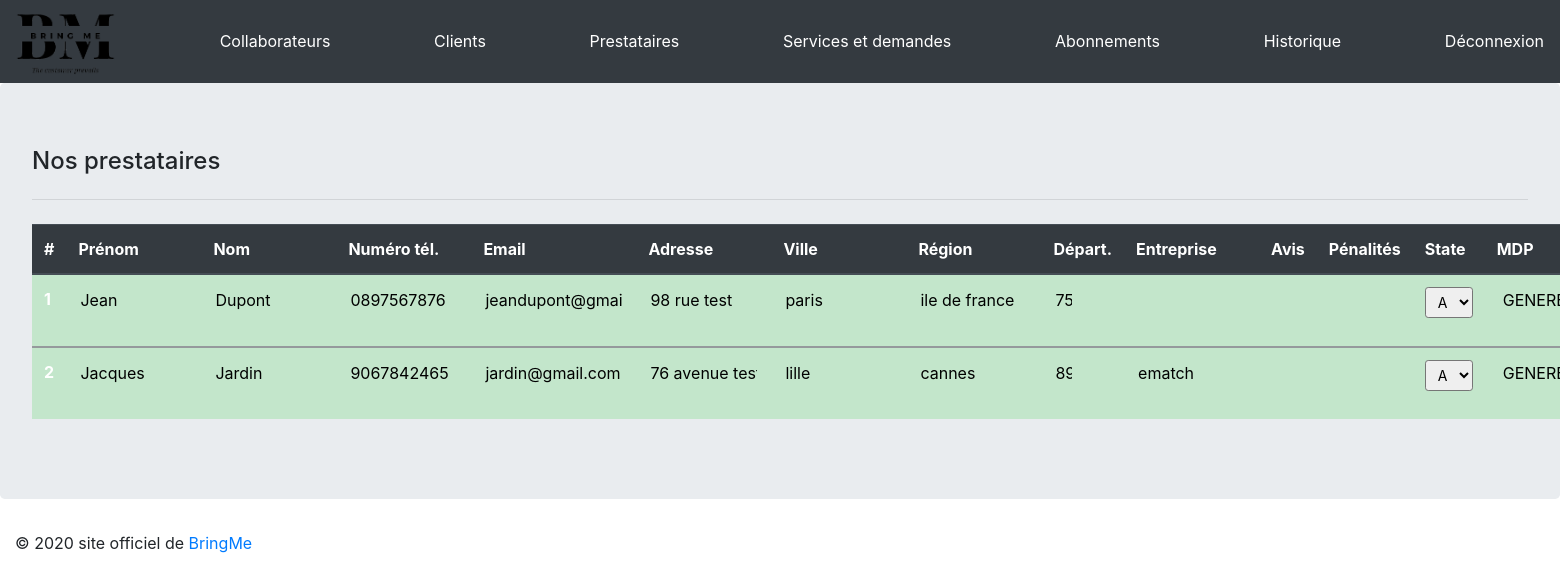
Before: /back/prestataires.php (signed in) with the older database file.
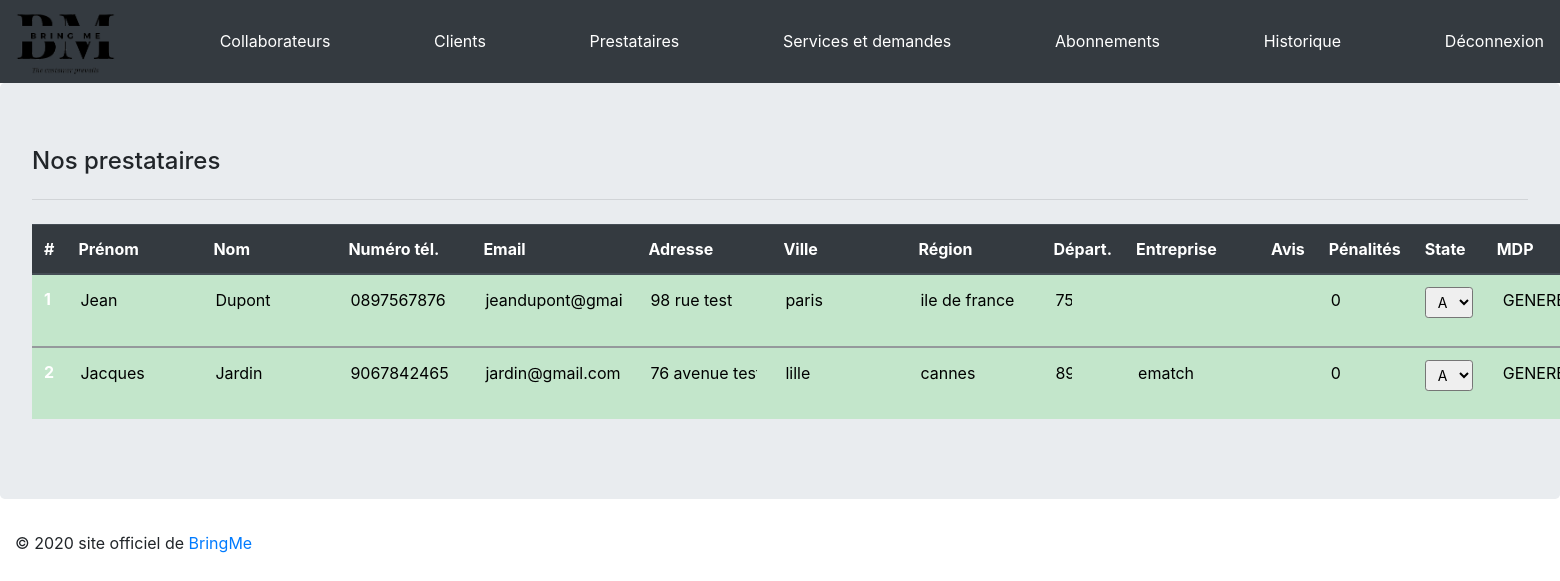
After: the same page with the newer database file.
### tables this page shows
CREATE TABLE IF NOT EXISTS `PROVIDER` (
  `idProvider` INT NOT NULL AUTO_INCREMENT,
  `providerFirstName` VARCHAR(50) NOT NULL,
  `providerLastName` VARCHAR(45) NOT NULL,
  `providerPhone` VARCHAR(20) NOT NULL,
  `providerEmail` VARCHAR(50) NOT NULL,
  `providerPassword` VARCHAR(255) NULL,
  `providerAddress` VARCHAR(250) NOT NULL,
  `companyName` VARCHAR(45) NULL DEFAULT NULL,
  `cityName` VARCHAR(50) NULL,
  `cityRegion` VARCHAR(50) NULL,
  `cityDepartement` VARCHAR(50) NULL,
  `providerRate` FLOAT NULL DEFAULT NULL,
  `providerAnnulation` INT NOT NULL DEFAULT 0,
  `state` TINYINT(1) NOT NULL DEFAULT 0,
  PRIMARY KEY (`idProvider`));

### back/prestataires.php (the view, shortened to what this page needs)
<?php include('../include/config.php');
$query = $pdo->prepare('SELECT * FROM PROVIDER');
$query->execute();
$resultats = $query->fetchAll();
?>
<!DOCTYPE html>
<html>
<head>
  <link rel="stylesheet" href="../css/bootstrap.min.css">
  <link rel="stylesheet" href="../css/inscription.css">
</head>
<body>
 <?php include('../include/config.php');
 include('../css/linkCss.php');
 include('include/headerBack.php');
 ?>
<div class="jumbotron table-responsive-xl">
        <h4>Nos prestataires</h4>
        <hr class="my-4">
 <table class="table table-hover table-dark">
    <thead>
      <tr>
        <th scope="col">#</th>
        <th scope="col">Prénom</th>
        <th scope="col">Nom</th>
        <th scope="col">Numéro tél.</th>
        <th scope="col">Email</th>
        <th scope="col">Adresse</th>
        <th scope="col">Ville</th>
        <th scope="col">Région</th>
        <th scope="col">Départ.</th>
        <th scope="col">Entreprise</th>
        <th scope="col">Avis</th>
        <th scope="col">Pénalités</th>
        <th scope="col">State</th>
        <th scope="col">MDP</th>
      </tr>
    </thead>
  <?php
      foreach ($resultats as $provider) { ?>
        <tbody>
          <tr <?php if ($provider['state'] == 0) echo 'class = "table-success"';
           else if($provider['state'] == 1) echo 'class = "table-warning"';?>>
            <form action="PHP/prestataireMAJ.php" method="POST">
              <th scope="row"><?php echo $provider['idProvider']; ?></th>
                  <td>
                    <input type="text" class="input" name="firstName" value="<?php echo $provider['providerFirstName']; ?>">
                  </td>
                  <td>
                    <input type="text" class="input" name="lastName" value="<?php echo $provider['providerLastName']; ?>">
                  </td>
                  <td>
                    <input type="text" placeholder= "0123456789" class="input" name="phone" value="<?php echo $provider['providerPhone']; ?>">
                  </td>
                  <td>
                    <input type="text" class="inputEmail" name="mail" value="<?php echo $provider['providerEmail']; ?>">
                  </td>
                  <td>
                    <input type="text" class="input" name="adresse" value="<?php echo $provider['providerAddress']; ?>">
                  </td>
                  <td>
                    <input type="text" class="input" name="city" value="<?php echo $provider['cityName']; ?>">
                  </td>
                  <td>
                    <input type="text" class="input" name="region" value="<?php echo $provider['cityRegion']; ?>">
                  </td>
                  <td>
                    <input type="text" class="inputNbr" name="departement" value="<?php echo $provider['cityDepartement']; ?>">
                  </td>
                  <td>
                    <input type="text" class="input" name="companyName" value="<?php echo $provider['companyName']; ?>">
                  </td>
                  <td>
                    <input type="text" class="inputNbr" name="providerRate" value="<?php echo $provider['providerRate']; ?>">
                  </td>
                  <td>
                    <input type="text" class="inputNbr" name="annulation" value="<?php echo $provider['providerAnnulation']; ?>">
                  </td>
                  <td>
                    <div class="form-group">
                      <select class="form-control-sm" name="state">
                        <option <?php if ($provider['state'] == 0){ echo 'selected'; }?>>A</option>
                      </select>
                    </div>
                  </td>
                  <td>
                    <input type="submit" name="pwd" class="option" value="GENERER">
                 </td>
            </form>
          </tr>
        </tbody>
  <?php } ?>
</table>
</div>
  <?php include('../include/footer.php'); ?>
</body>
</html>

Changed rows visible on the page:
changed provider "Jean": annulation (not shown) → "0"
changed provider "Jacques": annulation (not shown) → "0"
